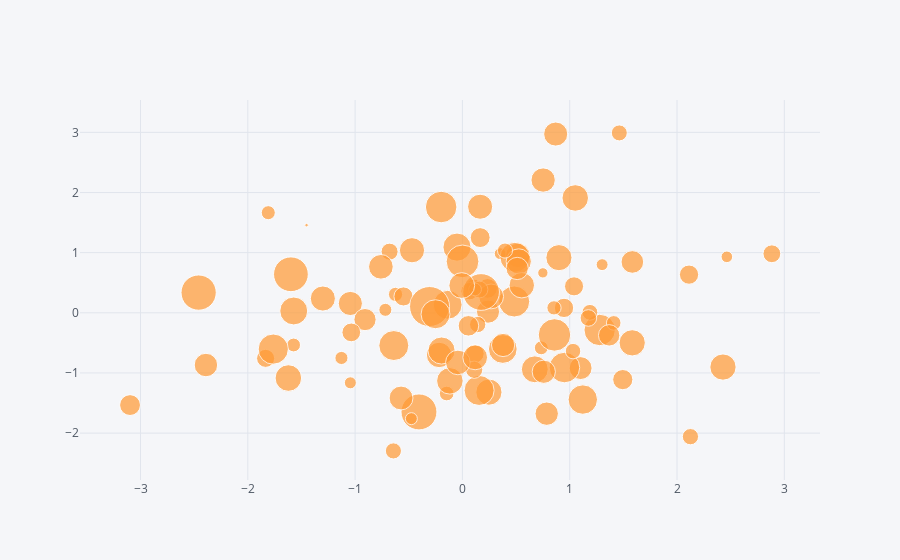

The code cell stored with this chart in its notebook:
### Code cell
configure_plotly_browser_state()
df.iplot(kind='scatter',x='A',y='B',mode='markers',size=df_C_normalizado*40)
